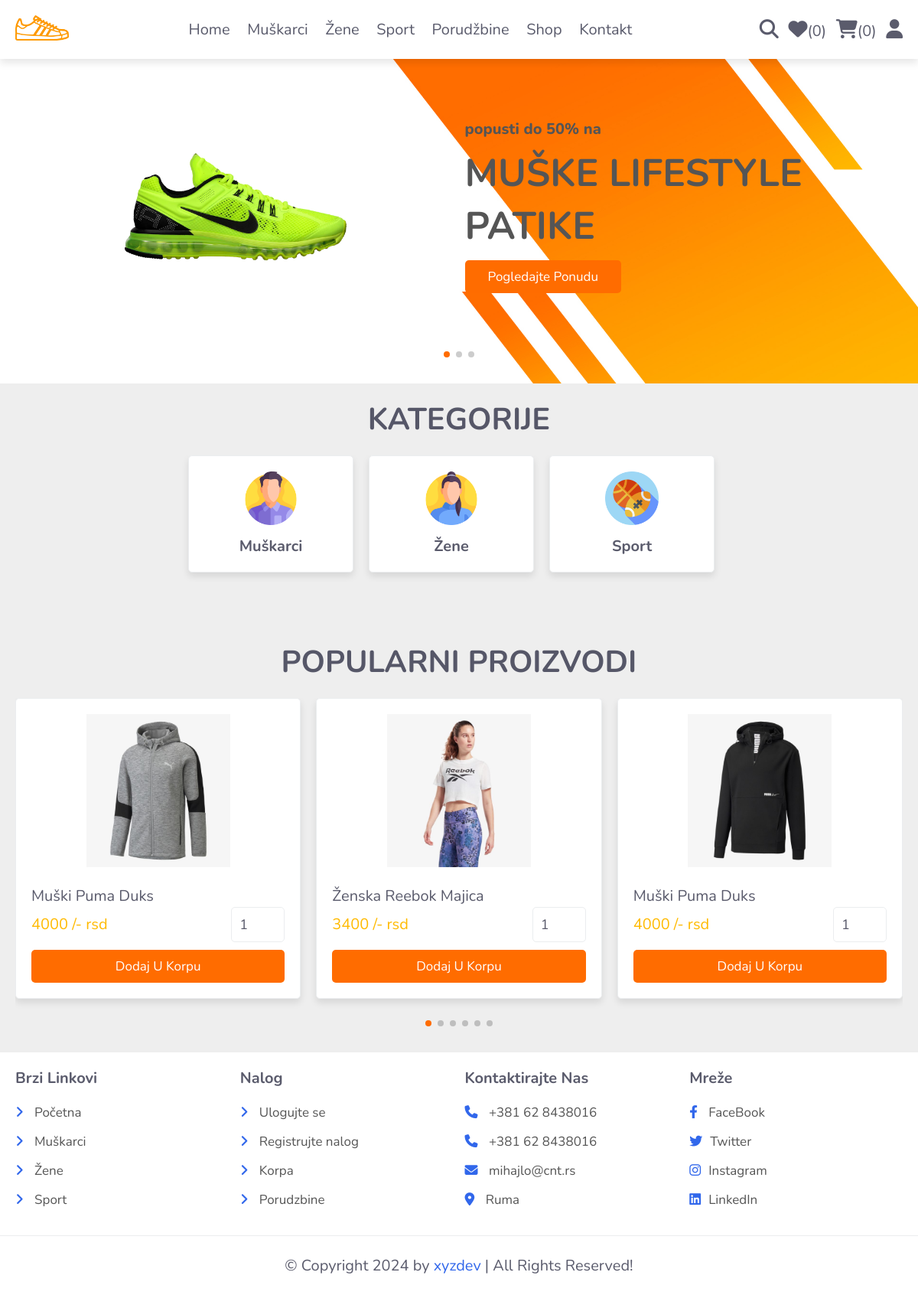
The app's page /home.php with its own data.
### tables this page shows
CREATE TABLE `products` (
  `id` int(100) NOT NULL,
  `category` int(11) NOT NULL,
  `sub_cat` int(11) NOT NULL,
  `brand` int(11) NOT NULL,
  `name` varchar(100) NOT NULL,
  `details` varchar(500) NOT NULL,
  `price` int(10) NOT NULL,
  `image_01` varchar(100) NOT NULL,
  `image_02` varchar(100) NOT NULL,
  `image_03` varchar(100) NOT NULL,
  `meta_tag` varchar(100) NOT NULL
);

### home.php (the view, shortened to what this page needs)
<?php
include 'components/connect.php';
?>
<!DOCTYPE html>
<html lang="en">
<head>
   <link rel="stylesheet" href="https://unpkg.com/swiper@8/swiper-bundle.min.css" />
   <link rel="stylesheet" href="https://cdnjs.cloudflare.com/ajax/libs/font-awesome/6.1.1/css/all.min.css">
   <link rel="stylesheet" href="css/style.css">
</head>
<body>
<?php include 'components/user_header.php'; ?>
<div class="home-bg">
<section class="home">
   <div class="swiper home-slider">
   <div class="swiper-wrapper">
      <div class="swiper-slide slide">
         <div class="image">
            <img src="images/banner_img_1.png" alt="">
         </div>
         <div class="content">
            <span>popusti do 50% na</span>
            <h3>Muške LifeStyle Patike</h3>
            <a href="category.php?category=muske+lifestyle" class="btn">Pogledajte ponudu</a>
         </div>
      </div>
   </div>
      <div class="swiper-pagination"></div>
   </div>
</section>
</div>
<section class="category">
   <h1 class="heading">Kategorije</h1>
   <div class="swiper category-slider">
   <div class="swiper-wrapper category-swipper_wrapper">
   <a href="man.php" class="swiper-slide slide" style="width:3px;">
      <img src="images/man.png" alt="">
      <h3>Muškarci</h3>
   </a>
   <a href="woman.php" class="swiper-slide slide">
      <img src="images/woman.png" alt="">
      <h3>Žene</h3>
   </a>
   <a href="sport.php" class="swiper-slide slide">
      <img src="images/sport.png" alt="">
      <h3>Sport</h3>
   </a>
   </div>
   </div>
</section>
<section class="home-products">
   <h1 class="heading">popularni proizvodi</h1>
   <div class="swiper products-slider">
   <div class="swiper-wrapper">
   <?php
     $select_products = $conn->prepare("SELECT * FROM `products` order by RAND() LIMIT 6");
     $select_products->execute();
     if($select_products->rowCount() > 0){
      while($fetch_product = $select_products->fetch(PDO::FETCH_ASSOC)){
   ?>
   <form action="" method="post" class="swiper-slide slide">
      <img src="uploaded_img/<?= $fetch_product['image_01']; ?>" alt="">
      <div class="name"><?= $fetch_product['name']; ?></div>
      <div class="flex">
         <div class="price"><?= $fetch_product['price']; ?> <span>/- rsd</span></div>
         <input type="number" name="qty" class="qty" min="1" max="99" onkeypress="if(this.value.length == 2) return false;" value="1">
      </div>
      <input type="submit" value="Dodaj u korpu" class="btn" name="add_to_cart">
   </form>
   <?php
      }
   }else{
      echo '<p class="empty">Još uvek nemate dodatih proizvoda na prodavnici!</p>';
   }
   ?>
   </div>
   <div class="swiper-pagination"></div>
   </div>
</section>
<?php include 'components/footer.php'; ?>
</body>
</html>

### components/user_header.php (shortened to what this page needs)
<header class="header">
   <section class="flex">
      <a href="home.php" class="logo">
         <img src="./images/logo.png" width="70px" alt="">
      </a>
      <nav class="navbar">
         <a href="home.php">Home</a>
         <a href="man.php">Muškarci</a>
         <a href="woman.php">Žene</a>
         <a href="sport.php">Sport</a>
         <a href="orders.php">Porudžbine</a>
         <a href="shop.php">Shop</a>
         <a href="contact.php">Kontakt</a>
      </nav>
      <div class="icons">
         <?php
            $count_wishlist_items = $conn->prepare("SELECT * FROM `wishlist` WHERE user_id = ?");
            $count_wishlist_items->execute([$user_id]);
            $total_wishlist_counts = $count_wishlist_items->rowCount();
            $count_cart_items = $conn->prepare("SELECT * FROM `cart` WHERE user_id = ?");
            $count_cart_items->execute([$user_id]);
            $total_cart_counts = $count_cart_items->rowCount();
         ?>
         <a href="search_page.php"><i class="fas fa-search"></i></a>
         <a href="wishlist.php"><i class="fas fa-heart"></i><span>(<?= $total_wishlist_counts; ?>)</span></a>
         <a href="cart.php"><i class="fas fa-shopping-cart"></i><span>(<?= $total_cart_counts; ?>)</span></a>
         <div id="user-btn" class="fas fa-user"></div>
      </div>
   </section>
</header>

### components/footer.php
<footer class="footer">
   <section class="grid">
      <div class="box">
         <h3>Brzi linkovi</h3>
         <a href="home.php"> <i class="fas fa-angle-right"></i> Početna</a>
         <a href="man.php"> <i class="fas fa-angle-right"></i> Muškarci</a>
         <a href="woman.php"> <i class="fas fa-angle-right"></i> Žene</a>
         <a href="sport.php"> <i class="fas fa-angle-right"></i> Sport</a>
      </div>
      <div class="box">
         <h3>Nalog</h3>
         <a href="user_login.php"> <i class="fas fa-angle-right"></i> Ulogujte se</a>
         <a href="user_register.php"> <i class="fas fa-angle-right"></i> Registrujte nalog</a>
         <a href="cart.php"> <i class="fas fa-angle-right"></i> Korpa</a>
         <a href="orders.php"> <i class="fas fa-angle-right"></i> Porudzbine</a>
      </div>
      <div class="box">
         <h3>Kontaktirajte nas</h3>
         <a href="#"><i class="fas fa-phone"></i> +381 62 8438016</a>
         <a href="#"><i class="fas fa-phone"></i> +381 62 8438016</a>
         <a href="#"><i class="fas fa-envelope"></i> mihajlo@cnt.rs</a>
         <a href="#"><i class="fas fa-map-marker-alt"></i> Ruma</a>
      </div>
      <div class="box">
         <h3>Mreže</h3>
         <a href="#"><i class="fab fa-facebook-f"></i> FaceBook</a>
         <a href="#"><i class="fab fa-twitter"></i>Twitter</a>
         <a href="#"><i class="fab fa-instagram"></i>Instagram</a>
         <a href="#"><i class="fab fa-linkedin"></i>LinkedIn</a>
      </div>
   </section>
   <div class="credit">&copy; Copyright <?= date('Y'); ?> by <span>xyzdev</span> | All Rights Reserved!</div>
</footer>

### css/style.css (style rules this page uses)
:root { --main-color:#3167eb;; --orange:#FF6c00; --red:#FFBA00; --black:#2b2d42c7; --white:#fff; --white-border: #ebedef; --light-color:#555; --light-bg:#eee; --border:.1rem solid var(--white-border); --box-shadow:0 .5rem 1rem rgba(0,0,0,.1); }
* { font-family: 'Nunito', sans-serif; margin:0; padding:0; box-sizing: border-box; outline: none; border:none; text-decoration: none; }
html { font-size: 62.5%; overflow-x: hidden; }
body { background-color: var(--light-bg); }
section { padding:2rem; max-width: 1200px; margin:0 auto; }
.heading { font-size: 4rem; color:var(--black); margin-bottom: 2rem; text-align: center; text-transform: uppercase; }
.btn, .delete-btn, .option-btn { display: block; width: 100%; margin-top: 1rem; border-radius: .5rem; padding:1rem 3rem; font-size: 1.7rem; text-transform: capitalize; color:var(--white); cursor: pointer; text-align: center; }
.btn { background-color: var(--orange); }
.header { position: sticky; top:0; left:0; right:0; background-color: var(--white); box-shadow: var(--box-shadow); z-index: 1000; }
.header .flex { display: flex; align-items: center; justify-content: space-between; position: relative; }
.header .flex .logo { max-width: 150px; }
.header .flex .navbar a { margin:0 1rem; font-size: 2rem; color:var(--black); }
.header .flex .icons > * { margin-left: 1rem; font-size: 2.5rem; cursor: pointer; color:var(--black); }
.header .flex .icons a span { font-size: 2rem; }
.home-bg { background: url(../images/banner-bg.jpg) no-repeat; background-size: cover; background-position: center; }
.navigation_categories menu h2,h3 { font-size:2rem; color:var(--main-color); }
.home-bg .home .slide { display: flex; align-items: center; flex-wrap: wrap; gap:1.5rem; padding-bottom: 6rem; padding-top: 2rem; user-select: none; }
.home-bg .home .slide .image { flex:1 1 40rem; }
.home-bg .home .slide .image img { height: 30rem; width: 100%; object-fit: contain; }
.home-bg .home .slide .content { flex:1 1 40rem; }
.home-bg .home .slide .content span { font-size: 2rem; color:var(--light-color); font-weight: 800; }
.home-bg .home .slide .content h3 { margin-top: 1rem; font-size: 5rem; color:var(--light-color); text-transform: uppercase; }
.home-bg .home .slide .content .btn { display: inline-block; width: auto; }
.category-swipper_wrapper { display: flex; justify-content: center; }
.category .slide { margin-bottom: 5rem; box-shadow: var(--box-shadow); border:var(--border); text-align: center; padding:2rem; background: var(--white); border-radius: .5rem; }
.category .slide img { height: 7rem; width: 100%; object-fit: contain; margin-bottom: 1rem; user-select: none; }
.category .slide h3 { font-size: 2rem; color:var(--black); user-select: none; }
.home-products .slide { position: relative; padding:2rem; border-radius: .5rem; border:var(--border); background-color: var(--white); box-shadow: var(--box-shadow); margin-bottom: 5rem; overflow: hidden; user-select: none; }
.home-products .slide img { width: 100%; height: 20rem; object-fit: contain; margin-bottom: 2rem; }
.home-products .slide .name { font-size: 2rem; color:var(--black); }
.home-products .slide .flex { display: flex; align-items: center; justify-content: space-between; gap:1rem; }
.home-products .slide .flex .qty { width: 7rem; padding:1rem; border:var(--border); font-size: 1.8rem; color:var(--black); border-radius: .5rem; }
.home-products .slide .flex .price { margin:1rem 0; font-size: 2rem; color:var(--red); }
.footer { width:100%; background-color: var(--white); }
.footer .grid { display: grid; grid-template-columns: repeat(auto-fit, minmax(27rem, 1fr)); gap:1.5rem; align-items: flex-start; }
.footer .grid .box h3 { font-size: 2rem; color:var(--black); margin-bottom: 2rem; text-transform: capitalize; }
.footer .grid .box a { display: block; margin:1.5rem 0; font-size: 1.7rem; color:var(--light-color); }
.footer .grid .box a i { padding-right: 1rem; color:var(--main-color); transition: .2s linear; }
.footer .credit { text-align: center; padding: 2.5rem 2rem; border-top: var(--border); font-size: 2rem; color:var(--black); }
.footer .credit span { color:var(--main-color); }

### records on screen
products: image_01 (picture), name "Muški Puma Duks", price "4000"
products: image_01 (picture), name "Ženska Reebok Majica", price "3400"
products: image_01 (picture), name "Muški Puma Duks", price "4000"

### other values on screen
$total_wishlist_counts "0"
$total_cart_counts "0"
